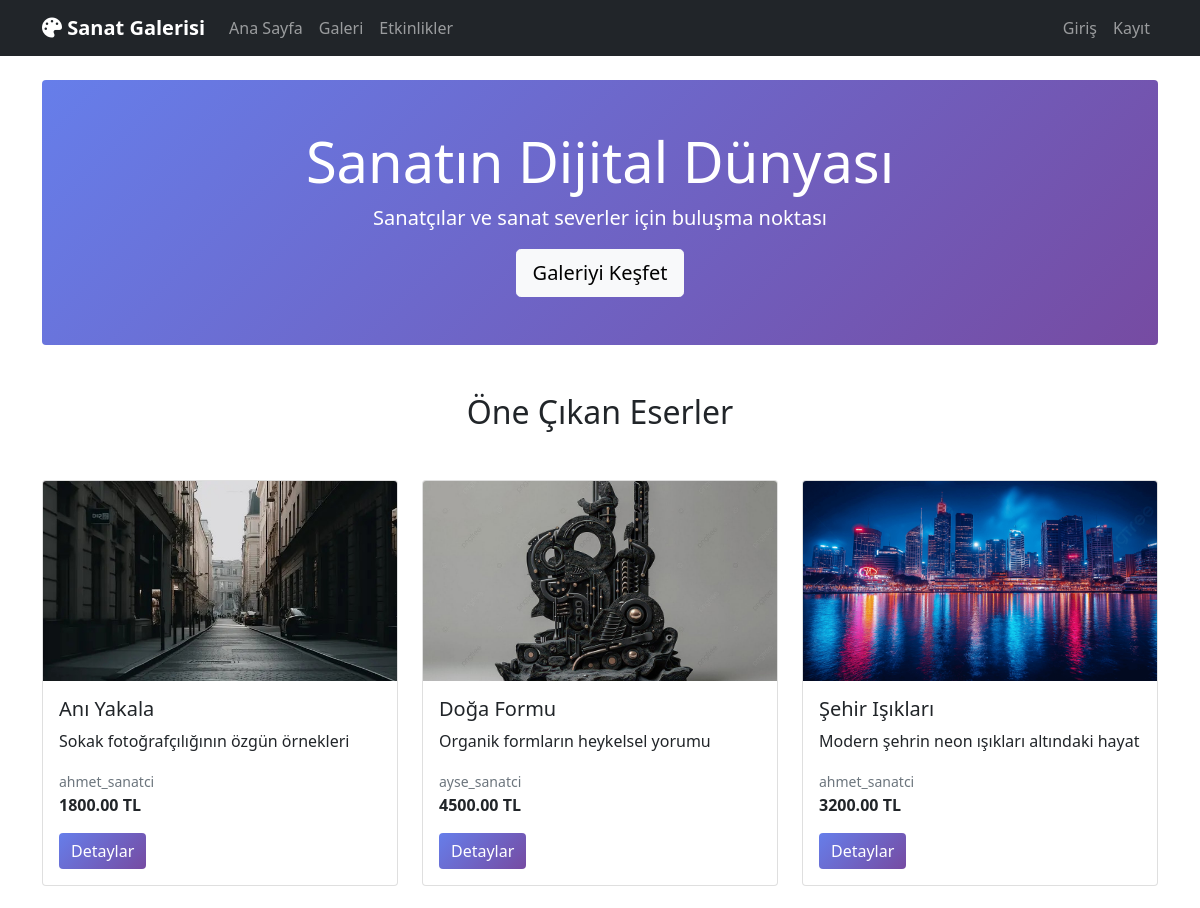
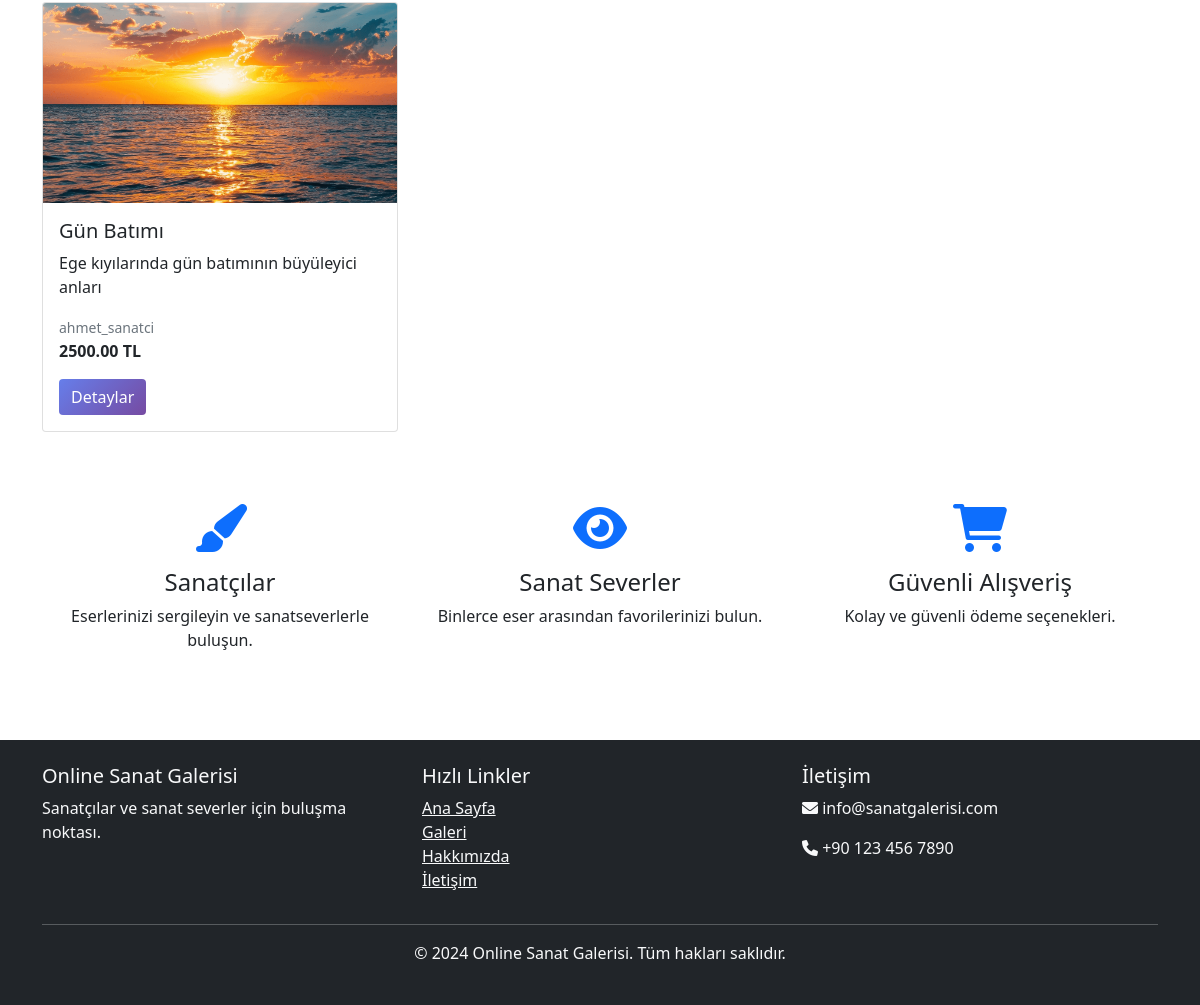
The page / on the database its author committed (2 pictures, top to bottom).
### backend/app.py (models this page shows, shortened)
class Artwork(db.Model):
    __tablename__ = 'artworks'
    id = db.Column(db.Integer, primary_key=True)
    title = db.Column(db.String(200), nullable=False)
    description = db.Column(db.Text)
    price = db.Column(db.Integer, nullable=False)
    image_url = db.Column(db.String(255), nullable=False)
    artist_id = db.Column(db.Integer, db.ForeignKey('users.id'), nullable=False)
    category_id = db.Column(db.Integer, db.ForeignKey('categories.id'), nullable=False)
    tags = db.Column(db.String(500))
    status = db.Column(db.String(20), default='active')  # active, sold, pending
    created_at = db.Column(db.DateTime, default=datetime.utcnow)
    updated_at = db.Column(db.DateTime, default=datetime.utcnow, onupdate=datetime.utcnow)
    orders = db.relationship('Order', backref='artwork', lazy=True)

class User(UserMixin, db.Model):
    __tablename__ = 'users'
    id = db.Column(db.Integer, primary_key=True)
    username = db.Column(db.String(80), unique=True, nullable=False)
    email = db.Column(db.String(120), unique=True, nullable=False)
    password_hash = db.Column(db.String(255), nullable=False)
    user_type = db.Column(db.String(20), default='collector')  # artist, collector, admin
    profile_image = db.Column(db.String(255))
    bio = db.Column(db.Text)
    created_at = db.Column(db.DateTime, default=datetime.utcnow)
    updated_at = db.Column(db.DateTime, default=datetime.utcnow, onupdate=datetime.utcnow)
    artworks = db.relationship('Artwork', backref='artist', lazy=True)
    orders = db.relationship('Order', backref='user', lazy=True)

### backend/app.py (the view)
@app.route('/')
def index():
    artworks = Artwork.query.filter_by(status='active').order_by(Artwork.created_at.desc()).limit(12).all()
    categories = Category.query.all()
    return render_template('index.html', artworks=artworks, categories=categories)

### frontend/templates/index.html (shortened to what this page needs)
{% extends "base.html" %}
{% block content %}
<div class="hero-section bg-primary text-white py-5 mb-5 rounded">
    <div class="container text-center">
        <h1 class="display-4">Sanatın Dijital Dünyası</h1>
        <p class="lead">Sanatçılar ve sanat severler için buluşma noktası</p>
        <a href="{{ url_for('gallery') }}" class="btn btn-light btn-lg">Galeriyi Keşfet</a>
    </div>
</div>
<div class="row mb-4">
    <div class="col-12">
        <h2 class="text-center mb-4">Öne Çıkan Eserler</h2>
    </div>
</div>
<div class="row">
    {% for artwork in artworks %}
    <div class="col-md-4 col-sm-6 mb-4">
        <div class="card h-100">
            <img src="{{ url_for('static', filename='images/artworks/' + artwork.image_url) }}"
                 class="card-img-top" alt="{{ artwork.title }}" style="height: 200px; object-fit: cover;">
            <div class="card-body d-flex flex-column">
                <h5 class="card-title">{{ artwork.title }}</h5>
                <p class="card-text">{{ artwork.description[:100] }}{% if artwork.description|length > 100 %}...{% endif %}</p>
                <div class="mt-auto">
                    <p class="card-text">
                        <small class="text-muted">{{ artwork.artist.username }}</small><br>
                        <strong>{{ "%.2f"|format(artwork.price / 100) }} TL</strong>
                    </p>
                    <a href="{{ url_for('artwork_detail', id=artwork.id) }}" class="btn btn-primary">Detaylar</a>
                </div>
            </div>
        </div>
    </div>
    {% else %}
    <div class="col-12 text-center">
        <p>Henüz eser bulunmamaktadır.</p>
    </div>
    {% endfor %}
</div>
<div class="row mt-5">
    <div class="col-md-4 text-center mb-4">
        <i class="fas fa-paint-brush fa-3x text-primary mb-3"></i>
        <h4>Sanatçılar</h4>
        <p>Eserlerinizi sergileyin ve sanatseverlerle buluşun.</p>
    </div>
    <div class="col-md-4 text-center mb-4">
        <i class="fas fa-eye fa-3x text-primary mb-3"></i>
        <h4>Sanat Severler</h4>
        <p>Binlerce eser arasından favorilerinizi bulun.</p>
    </div>
    <div class="col-md-4 text-center mb-4">
        <i class="fas fa-shopping-cart fa-3x text-primary mb-3"></i>
        <h4>Güvenli Alışveriş</h4>
        <p>Kolay ve güvenli ödeme seçenekleri.</p>
    </div>
</div>
{% endblock %}

### frontend/static/css/style.css (style rules this page uses)
.hero-section { background: linear-gradient(135deg, #667eea 0%, #764ba2 100%); }
.card { transition: transform 0.2s ease-in-out, box-shadow 0.2s ease-in-out; }
.btn-primary { background: linear-gradient(135deg, #667eea 0%, #764ba2 100%); border: none; }
html { scroll-behavior: smooth; }

### rows shown on the page
Artwork: image_url (picture), title "Anı Yakala", description "Sokak fotoğrafçılığının özgün örnekleri", artist.username "ahmet_sanatci", artwork.price/100 "1800.00"
Artwork: image_url (picture), title "Doğa Formu", description "Organik formların heykelsel yorumu", artist.username "ayse_sanatci", artwork.price/100 "4500.00"
Artwork: image_url (picture), title "Şehir Işıkları", description "Modern şehrin neon ışıkları altındaki hayat", artist.username "ahmet_sanatci", artwork.price/100 "3200.00"
Artwork: image_url (picture), title "Gün Batımı", description "Ege kıyılarında gün batımının büyüleyici anları", artist.username "ahmet_sanatci", artwork.price/100 "2500.00"
